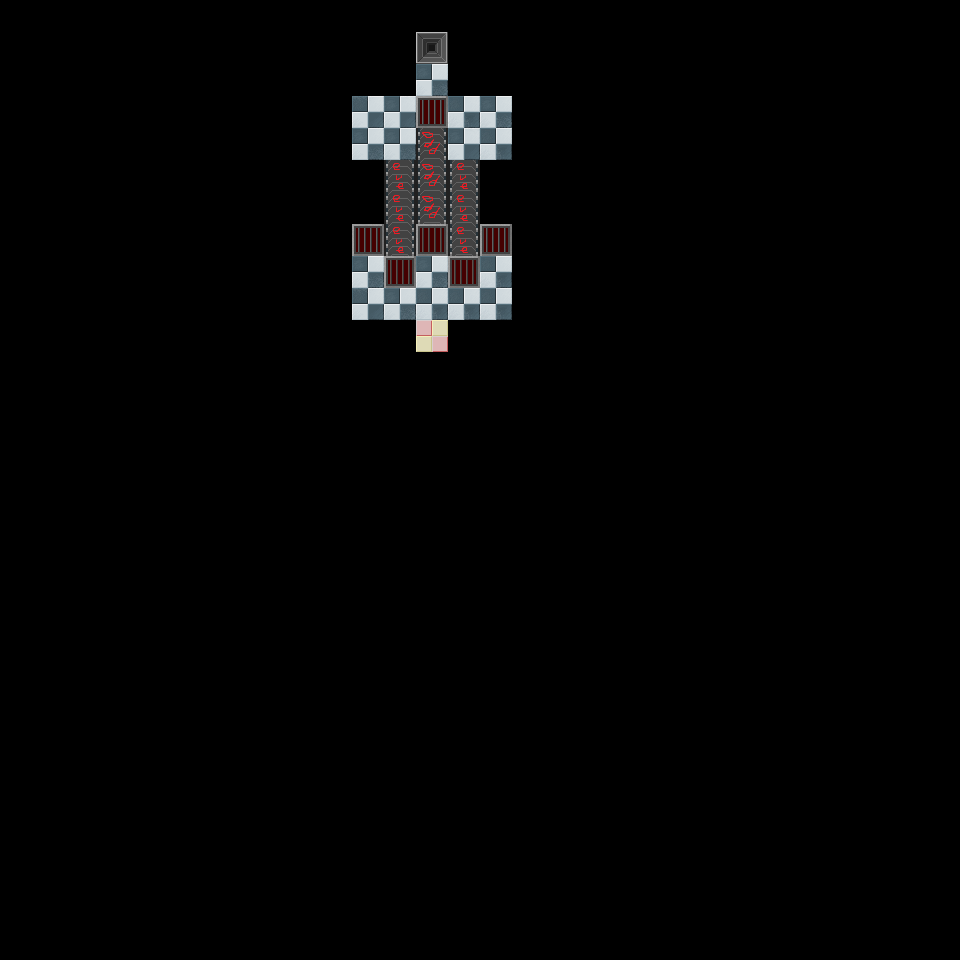

Tiled map render using the project's own tile images. Description and the whole map definition, tile-layer contents included, below:
An orthogonal 30x30 tile map with 32x32 px tiles, 1 tile layer (Tile Layer 1).

<map version="1.9" tiledversion="1.9.0" orientation="orthogonal" renderorder="right-down" width="30" height="30" tilewidth="32" tileheight="32" infinite="0" nextlayerid="2" nextobjectid="1">
 <tileset firstgid="1" source="../tilesets/level_tiles.tsx" />
 <layer id="1" name="Tile Layer 1" width="30" height="30">
  <data encoding="csv">
0,0,0,0,0,0,0,0,0,0,0,0,0,0,0,0,0,0,0,0,0,0,0,0,0,0,0,0,0,0,
0,0,0,0,0,0,0,0,0,0,0,0,0,23,0,0,0,0,0,0,0,0,0,0,0,0,0,0,0,0,
0,0,0,0,0,0,0,0,0,0,0,0,0,15,0,0,0,0,0,0,0,0,0,0,0,0,0,0,0,0,
0,0,0,0,0,0,0,0,0,0,0,18,17,6,16,15,0,0,0,0,0,0,0,0,0,0,0,0,0,0,
0,0,0,0,0,0,0,0,0,0,0,15,15,25,17,16,0,0,0,0,0,0,0,0,0,0,0,0,0,0,
0,0,0,0,0,0,0,0,0,0,0,0,26,25,26,0,0,0,0,0,0,0,0,0,0,0,0,0,0,0,
0,0,0,0,0,0,0,0,0,0,0,0,26,25,26,0,0,0,0,0,0,0,0,0,0,0,0,0,0,0,
0,0,0,0,0,0,0,0,0,0,0,6,26,7,26,6,0,0,0,0,0,0,0,0,0,0,0,0,0,0,
0,0,0,0,0,0,0,0,0,0,0,15,7,15,7,16,0,0,0,0,0,0,0,0,0,0,0,0,0,0,
0,0,0,0,0,0,0,0,0,0,0,18,15,16,16,16,0,0,0,0,0,0,0,0,0,0,0,0,0,0,
0,0,0,0,0,0,0,0,0,0,0,0,0,24,0,0,0,0,0,0,0,0,0,0,0,0,0,0,0,0,
0,0,0,0,0,0,0,0,0,0,0,0,0,0,0,0,0,0,0,0,0,0,0,0,0,0,0,0,0,0,
0,0,0,0,0,0,0,0,0,0,0,0,0,0,0,0,0,0,0,0,0,0,0,0,0,0,0,0,0,0,
0,0,0,0,0,0,0,0,0,0,0,0,0,0,0,0,0,0,0,0,0,0,0,0,0,0,0,0,0,0,
0,0,0,0,0,0,0,0,0,0,0,0,0,0,0,0,0,0,0,0,0,0,0,0,0,0,0,0,0,0,
0,0,0,0,0,0,0,0,0,0,0,0,0,0,0,0,0,0,0,0,0,0,0,0,0,0,0,0,0,0,
0,0,0,0,0,0,0,0,0,0,0,0,0,0,0,0,0,0,0,0,0,0,0,0,0,0,0,0,0,0,
0,0,0,0,0,0,0,0,0,0,0,0,0,0,0,0,0,0,0,0,0,0,0,0,0,0,0,0,0,0,
0,0,0,0,0,0,0,0,0,0,0,0,0,0,0,0,0,0,0,0,0,0,0,0,0,0,0,0,0,0,
0,0,0,0,0,0,0,0,0,0,0,0,0,0,0,0,0,0,0,0,0,0,0,0,0,0,0,0,0,0,
0,0,0,0,0,0,0,0,0,0,0,0,0,0,0,0,0,0,0,0,0,0,0,0,0,0,0,0,0,0,
0,0,0,0,0,0,0,0,0,0,0,0,0,0,0,0,0,0,0,0,0,0,0,0,0,0,0,0,0,0,
0,0,0,0,0,0,0,0,0,0,0,0,0,0,0,0,0,0,0,0,0,0,0,0,0,0,0,0,0,0,
0,0,0,0,0,0,0,0,0,0,0,0,0,0,0,0,0,0,0,0,0,0,0,0,0,0,0,0,0,0,
0,0,0,0,0,0,0,0,0,0,0,0,0,0,0,0,0,0,0,0,0,0,0,0,0,0,0,0,0,0,
0,0,0,0,0,0,0,0,0,0,0,0,0,0,0,0,0,0,0,0,0,0,0,0,0,0,0,0,0,0,
0,0,0,0,0,0,0,0,0,0,0,0,0,0,0,0,0,0,0,0,0,0,0,0,0,0,0,0,0,0,
0,0,0,0,0,0,0,0,0,0,0,0,0,0,0,0,0,0,0,0,0,0,0,0,0,0,0,0,0,0,
0,0,0,0,0,0,0,0,0,0,0,0,0,0,0,0,0,0,0,0,0,0,0,0,0,0,0,0,0,0,
0,0,0,0,0,0,0,0,0,0,0,0,0,0,0,0,0,0,0,0,0,0,0,0,0,0,0,0,0,0
</data>
 </layer>
</map>
